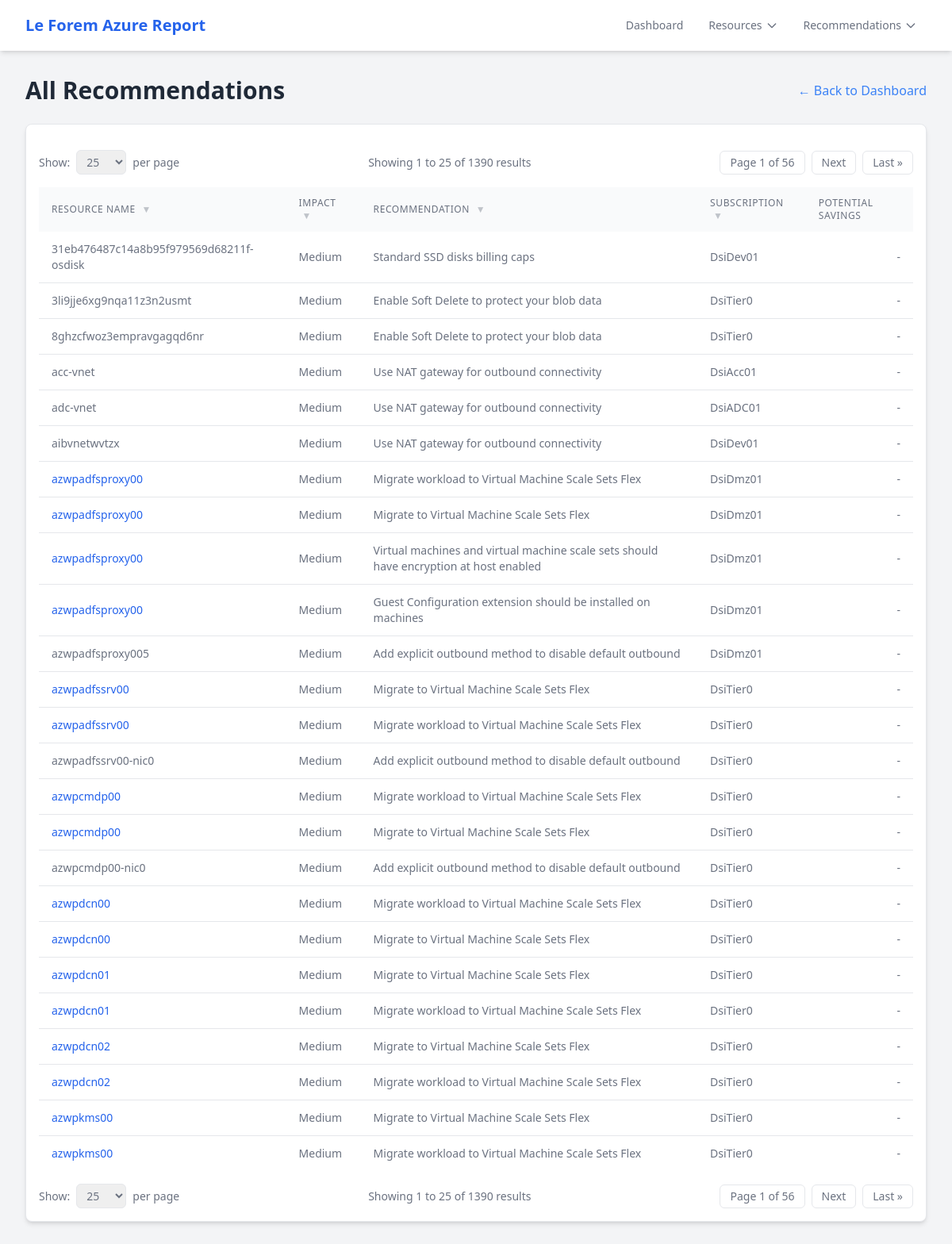
Page /recommendations on the committed database.
### tables this page shows
CREATE TABLE client_info (id INTEGER PRIMARY KEY, name TEXT NOT NULL, report_date TEXT);

CREATE TABLE recommendation_instances (id INTEGER PRIMARY KEY, recommendation_type_id INTEGER, resource_id INTEGER, resource_type TEXT, subscription_name TEXT, resource_group_name TEXT, resource_name TEXT, potential_savings REAL, FOREIGN KEY(recommendation_type_id) REFERENCES recommendation_types(id));

CREATE TABLE recommendation_types (id INTEGER PRIMARY KEY, text TEXT UNIQUE, category TEXT, impact TEXT);

### app.py (the view)
@app.route('/recommendations')
def recommendations_list():
    page = request.args.get('page', 1, type=int)
    limit = request.args.get('limit', 25, type=int)
    if limit not in ALLOWED_LIMITS:
        limit = 25
    offset = (page - 1) * limit
    conn = get_db_connection()
    category = request.args.get('category', None)
    impact = request.args.get('impact', None)
    subscription = request.args.get('subscription', None)
    base_query = "FROM recommendation_instances ri JOIN recommendation_types rt ON ri.recommendation_type_id = rt.id"
    params = []
    conditions = []
    title_parts = []
    if impact:
        conditions.append("lower(rt.impact) = lower(?)")
        params.append(impact)
        title_parts.append(f"{impact.title()} Impact")
    if category:
        conditions.append("lower(rt.category) = lower(?)")
        params.append(category.replace('-', ' '))
        title_parts.append(f"{category.replace('-', ' ').title()}")
    if subscription:
        conditions.append("ri.subscription_name = ?")
        params.append(subscription)
        title_parts.append(f"for {subscription}")
    page_title = " ".join(title_parts) + " Recommendations" if title_parts else "All Recommendations"
    where_clause = " WHERE " + " AND ".join(conditions) if conditions else ""
    count_query = "SELECT COUNT(*) " + base_query + where_clause
    total_recs = conn.execute(count_query, params).fetchone()[0]
    data_query = "SELECT ri.*, rt.text as recommendation_text, rt.impact, rt.category " + base_query + where_clause + " ORDER BY rt.impact DESC, ri.resource_name LIMIT ? OFFSET ?"
    params.extend([limit, offset])
    recs = conn.execute(data_query, params).fetchall()
    conn.close()
    total_pages = math.ceil(total_recs / limit)
    return render_template('recommendations.html', recommendations=recs, page_title=page_title, page=page, total_pages=total_pages, total_items=total_recs, limit=limit)

### app.py (called while the page is built)
def get_db_connection():
    conn = sqlite3.connect(DATABASE)
    conn.row_factory = sqlite3.Row
    return conn

def get_global_context():
    conn = get_db_connection()
    categories = conn.execute('SELECT DISTINCT category FROM recommendation_types WHERE category IS NOT NULL ORDER BY category').fetchall()
    client_info = conn.execute('SELECT name, report_date FROM client_info WHERE id = 1').fetchone()
    conn.close()
    context = {
        "nav_categories": categories,
        "client_name": client_info['name'] if client_info else "Azure Report",
        "report_date": client_info['report_date'] if client_info else "N/A"
    }
    return context

@app.context_processor
def inject_global_vars():
    return get_global_context()

@app.template_filter('format_currency')
def format_currency(value):
    if value is None or value == 0:
        return "-"
    return "${:,.2f}".format(value)

### templates/recommendations.html (shortened to what this page needs)
{% extends "layout.html" %}
{% block content %}
<div class="flex justify-between items-center mb-6">
    <h1 class="text-3xl font-bold text-gray-800 dark:text-white">{{ page_title }}</h1>
     <a href="/" class="text-blue-500 hover:underline">&larr; Back to Dashboard</a>
</div>
<div class="report-card p-4">
    {% include 'pagination_controls.html' %}
    <div class="overflow-x-auto mt-4">
        <table class="w-full text-left table-sortable" id="resourceTable">
            <thead>
                <tr>
                    <th class="sortable" data-column-index="0" data-sort-type="str">Resource Name <button class="filter-btn" aria-label="Filter Resource Name">▼</button></th>
                    <th class="sortable" data-column-index="1" data-sort-type="str">Impact <button class="filter-btn" aria-label="Filter Impact">▼</button></th>
                    <th class="sortable" data-column-index="2" data-sort-type="str">Recommendation <button class="filter-btn" aria-label="Filter Recommendation">▼</button></th>
                    <th class="sortable" data-column-index="3" data-sort-type="str">Subscription <button class="filter-btn" aria-label="Filter Subscription">▼</button></th>
                    <th class="sortable" data-column-index="4" data-sort-type="num">Potential Savings </th>
                </tr>
            </thead>
            <tbody>
            {% for rec in recommendations %}
                <tr>
                    <td>
                        {% if rec.resource_type == 'Virtual machine' %}
                            <a href="{{ url_for('vm_detail', vm_name=rec.resource_name) }}" class="link-style">{{ rec.resource_name }}</a>
                        {% elif rec.resource_type == 'Virtual machine scale set' %}
                            <a href="{{ url_for('vmss_detail', vmss_name=rec.resource_name) }}" class="link-style">{{ rec.resource_name }}</a>
                        {% else %}
                            {{ rec.resource_name }}
                        {% endif %}
                    </td>
                    <td>{{ rec.impact }}</td>
                    <td>{{ rec.recommendation_text }}</td>
                    <td>{{ rec.subscription_name }}</td>
                    <td class="text-right">{{ rec.potential_savings|format_currency }}</td>
                </tr>
            {% else %}
                <tr><td colspan="5" class="text-center py-4">No recommendations found for this filter.</td></tr>
            {% endfor %}
            </tbody>
        </table>
    </div>
    {% include 'pagination_controls.html' %}
</div>
{% endblock %}

### templates/layout.html (shortened to what this page needs)
<!DOCTYPE html>
<html lang="en">
<head>
    <script src="https://cdn.tailwindcss.com"></script>
</head>
<body class="bg-gray-100 dark:bg-gray-900 text-gray-800 dark:text-gray-200 min-h-screen font-sans">
    <nav class="bg-white dark:bg-gray-800 shadow-md sticky top-0 z-50">
        <div class="max-w-screen-xl mx-auto px-4 sm:px-6 lg:px-8">
            <div class="flex items-center justify-between h-16">
                <div class="flex items-center">
                    <a href="/" class="font-bold text-xl text-blue-600 dark:text-blue-400">{{ client_name }} Azure Report</a>
                </div>
                <div class="flex space-x-2 items-center">
                    <a href="{{ url_for('index') }}" class="nav-link">Dashboard</a>
                    <div class="relative">
                        <button data-dropdown-toggle="resources-dropdown" class="nav-link flex items-center">
                            Resources
                            <svg class="w-4 h-4 ml-1" fill="none" stroke="currentColor" viewBox="0 0 24 24"><path stroke-linecap="round" stroke-linejoin="round" stroke-width="2" d="M19 9l-7 7-7-7"></path></svg>
                        </button>
                    </div>
                     <div class="relative">
                        <button data-dropdown-toggle="recommendations-dropdown" class="nav-link flex items-center">
                            Recommendations
                            <svg class="w-4 h-4 ml-1" fill="none" stroke="currentColor" viewBox="0 0 24 24"><path stroke-linecap="round" stroke-linejoin="round" stroke-width="2" d="M19 9l-7 7-7-7"></path></svg>
                        </button>
                    </div>
                </div>
            </div>
        </div>
    </nav>
    <main class="p-4 sm:p-6 lg:p-8">
        <div class="max-w-screen-xl mx-auto">
             {% block content %}{% endblock %}
        </div>
    </main>
</body>
</html>

### rows in the picture
client_info: name "Le Forem"
recommendation_instances: resource_name "31eb476487c14a8b95f979569d68211f-osdisk", impact "Medium", recommendation_text "Standard SSD disks billing caps", subscription_name "DsiDev01", potential_savings "-"
recommendation_instances: resource_name "3li9jje6xg9nqa11z3n2usmt", impact "Medium", recommendation_text "Enable Soft Delete to protect your blob data", subscription_name "DsiTier0", potential_savings "-"
recommendation_instances: resource_name "8ghzcfwoz3empravgagqd6nr", impact "Medium", recommendation_text "Enable Soft Delete to protect your blob data", subscription_name "DsiTier0", potential_savings "-"
recommendation_instances: resource_name "acc-vnet", impact "Medium", recommendation_text "Use NAT gateway for outbound connectivity", subscription_name "DsiAcc01", potential_savings "-"
recommendation_instances: resource_name "adc-vnet", impact "Medium", recommendation_text "Use NAT gateway for outbound connectivity", subscription_name "DsiADC01", potential_savings "-"
recommendation_instances: resource_name "aibvnetwvtzx", impact "Medium", recommendation_text "Use NAT gateway for outbound connectivity", subscription_name "DsiDev01", potential_savings "-"
recommendation_instances: resource_name "azwpadfsproxy00", impact "Medium", recommendation_text "Migrate workload to Virtual Machine Scale Sets Flex", subscription_name "DsiDmz01", potential_savings "-"
recommendation_instances: resource_name "azwpadfsproxy00", impact "Medium", recommendation_text "Migrate to Virtual Machine Scale Sets Flex", subscription_name "DsiDmz01", potential_savings "-"
recommendation_instances: resource_name "azwpadfsproxy00", impact "Medium", recommendation_text "Virtual machines and virtual machine scale sets should have encryption at host enabled", subscription_name "DsiDmz01", potential_savings "-"
recommendation_instances: resource_name "azwpadfsproxy00", impact "Medium", recommendation_text "Guest Configuration extension should be installed on machines", subscription_name "DsiDmz01", potential_savings "-"
recommendation_instances: resource_name "azwpadfsproxy005", impact "Medium", recommendation_text "Add explicit outbound method to disable default outbound", subscription_name "DsiDmz01", potential_savings "-"
recommendation_instances: resource_name "azwpadfssrv00", impact "Medium", recommendation_text "Migrate to Virtual Machine Scale Sets Flex", subscription_name "DsiTier0", potential_savings "-"
recommendation_instances: resource_name "azwpadfssrv00", impact "Medium", recommendation_text "Migrate workload to Virtual Machine Scale Sets Flex", subscription_name "DsiTier0", potential_savings "-"
recommendation_instances: resource_name "azwpadfssrv00-nic0", impact "Medium", recommendation_text "Add explicit outbound method to disable default outbound", subscription_name "DsiTier0", potential_savings "-"
recommendation_instances: resource_name "azwpcmdp00", impact "Medium", recommendation_text "Migrate workload to Virtual Machine Scale Sets Flex", subscription_name "DsiTier0", potential_savings "-"
recommendation_instances: resource_name "azwpcmdp00", impact "Medium", recommendation_text "Migrate to Virtual Machine Scale Sets Flex", subscription_name "DsiTier0", potential_savings "-"
recommendation_instances: resource_name "azwpcmdp00-nic0", impact "Medium", recommendation_text "Add explicit outbound method to disable default outbound", subscription_name "DsiTier0", potential_savings "-"
recommendation_instances: resource_name "azwpdcn00", impact "Medium", recommendation_text "Migrate workload to Virtual Machine Scale Sets Flex", subscription_name "DsiTier0", potential_savings "-"
recommendation_instances: resource_name "azwpdcn00", impact "Medium", recommendation_text "Migrate to Virtual Machine Scale Sets Flex", subscription_name "DsiTier0", potential_savings "-"
recommendation_instances: resource_name "azwpdcn01", impact "Medium", recommendation_text "Migrate to Virtual Machine Scale Sets Flex", subscription_name "DsiTier0", potential_savings "-"
recommendation_instances: resource_name "azwpdcn01", impact "Medium", recommendation_text "Migrate workload to Virtual Machine Scale Sets Flex", subscription_name "DsiTier0", potential_savings "-"
recommendation_instances: resource_name "azwpdcn02", impact "Medium", recommendation_text "Migrate to Virtual Machine Scale Sets Flex", subscription_name "DsiTier0", potential_savings "-"
recommendation_instances: resource_name "azwpdcn02", impact "Medium", recommendation_text "Migrate workload to Virtual Machine Scale Sets Flex", subscription_name "DsiTier0", potential_savings "-"
recommendation_instances: resource_name "azwpkms00", impact "Medium", recommendation_text "Migrate to Virtual Machine Scale Sets Flex", subscription_name "DsiTier0", potential_savings "-"
recommendation_instances: resource_name "azwpkms00", impact "Medium", recommendation_text "Migrate workload to Virtual Machine Scale Sets Flex", subscription_name "DsiTier0", potential_savings "-"

### other values in the picture
{{ page_title }} "All Recommendations"
{{ ((page - 1) * limit) + 1 if total_items > 0 else 0 }} "1 1"
{{ [page * limit, total_items]|min }} "25 25"
{{ total_items }} "1390 1390"
{{ page }} "1 1"
{{ total_pages }} "56 56"
